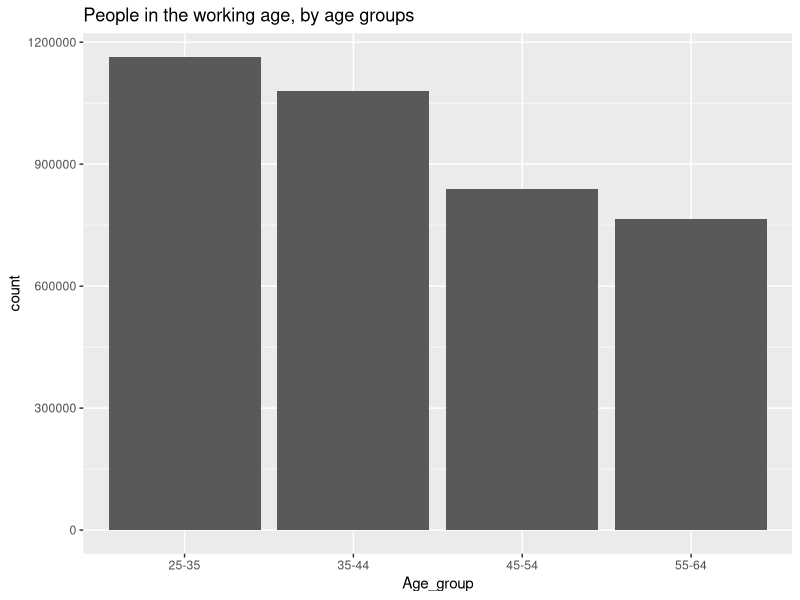
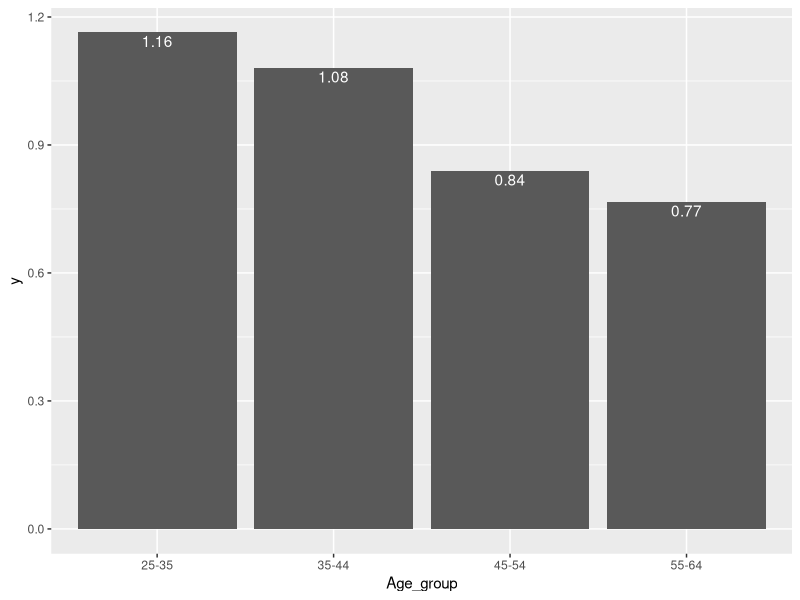
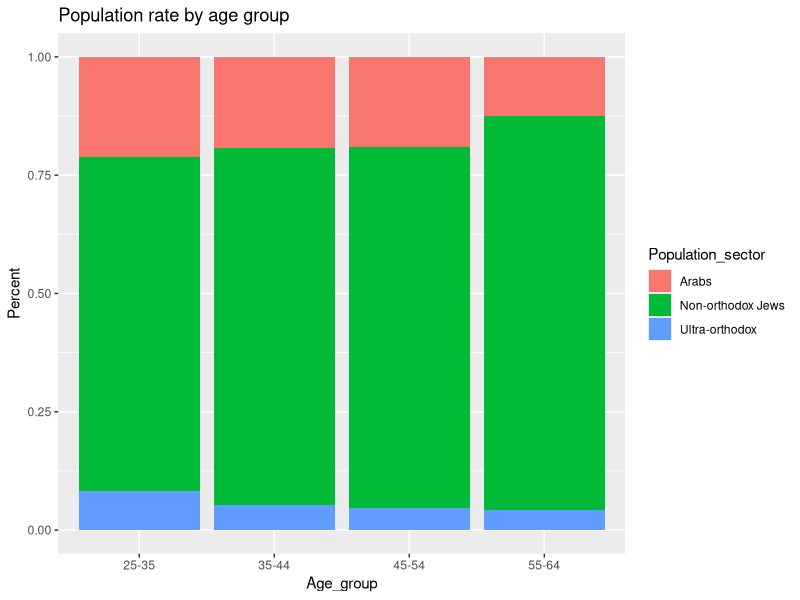
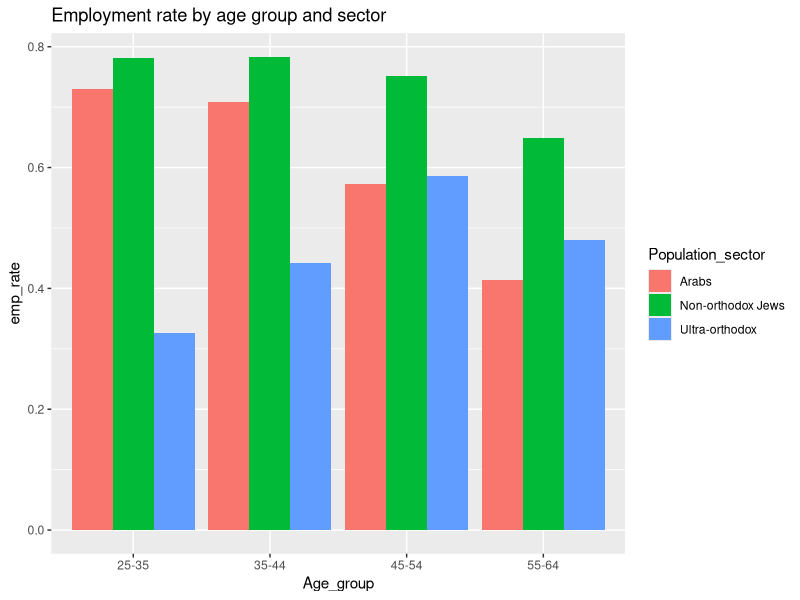
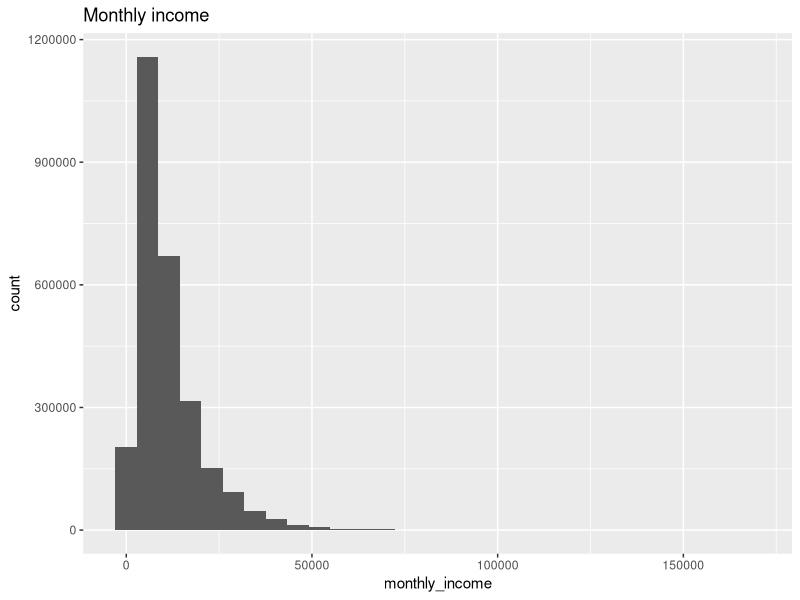
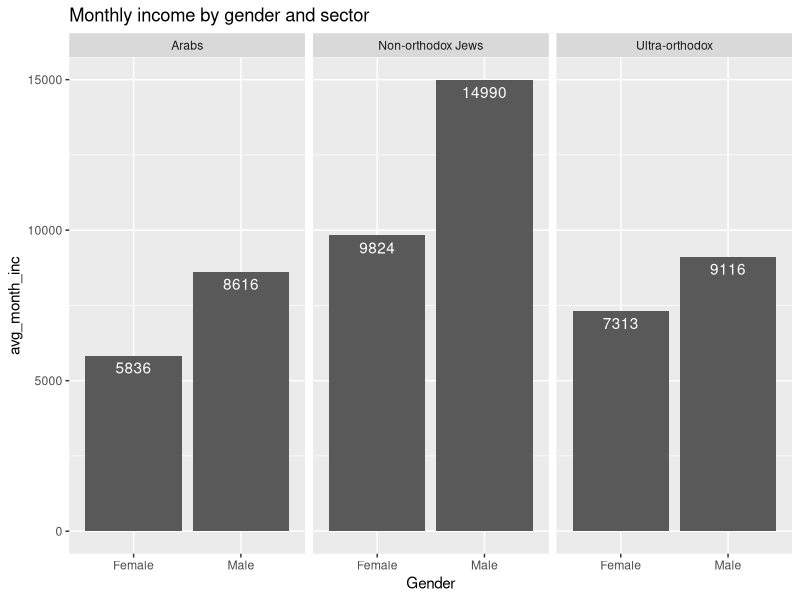
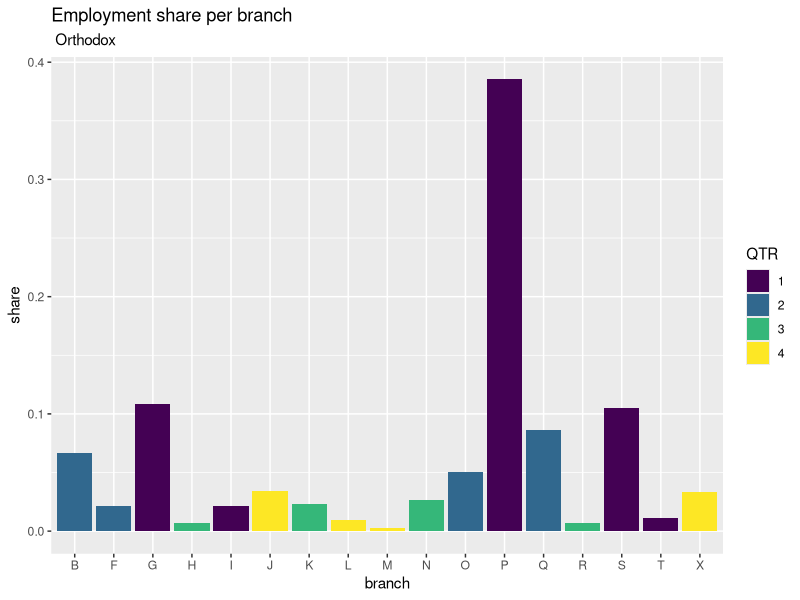
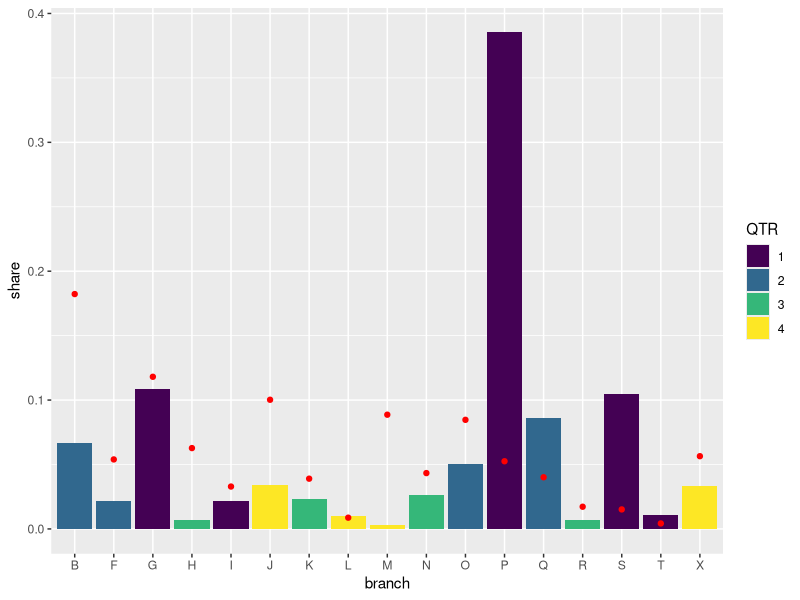

Reproduce these figures in R, in order.
library(tidyr)
library(readxl)
library(tidyverse)
setwd('../')


# ***** Q1 *****
df <- read_csv('Data/income_2017.csv') %>%
  filter(!Age_group %in% c('15-17', '18-24', '65+'))


# ***** Q2 *****
df <- df %>%
  mutate(Age_group = recode(Age_group,
                           '25-29'='25-35',
                           '30-34'='25-35',
                           '55-59'='55-64',
                           '60-64'='55-64')) %>%
  mutate(Age_group = factor(Age_group, levels = c('25-35',    
                                                  '35-44',    
                                                  '45-54',    
                                                  '55-64'), ordered = TRUE))
# ***** Q3 *****
df %>%
  ggplot(mapping = aes(x=Age_group, weight=weight)) +
  geom_bar() +
  ggtitle('People in the working age, by age groups')

age_pop <- df %>%
  summarize(sum(weight))
print(paste('There are', age_pop, 'people in the working age'))


# ***** Q4 *****

# We begin by creating the relevant y values

pop_share_by_ages <- df %>%
  group_by(Age_group) %>%
  summarize(sum(weight)/1000000)%>%
  pull()

pop_share_by_ages[1]
  
df %>%
  ggplot(mapping = aes(x=Age_group, weight=weight/1000000)) + 
  geom_bar() +
  annotate(geom = 'text',
           y=pop_share_by_ages[1] -0.02,
           x='25-35',
           label = round(pop_share_by_ages[1], digits = 2),
           color = 'white',) +
  
  annotate(geom = 'text',
           y=pop_share_by_ages[2] -0.02,
           x='35-44',
           label = round(pop_share_by_ages[2], digits = 2),
           color = 'white',) +
  
  annotate(geom = 'text',
           y=pop_share_by_ages[3] -0.02,
           x='45-54',
           label = round(pop_share_by_ages[3], digits = 2),
           color = 'white',) +
  
  annotate(geom = 'text',
           y=pop_share_by_ages[4] -0.02,
           x='55-64',
           label = round(pop_share_by_ages[4], digits = 2),
           color = 'white',)


# ***** Q5 *****
df %>%
  group_by(Population_sector) %>%
  ggplot(mapping = aes(x=Age_group, weight = weight, fill=Population_sector)) +
  geom_bar(position = 'fill') +
  ggtitle('Population rate by age group') +
  ylab('Percent')

# This is the calculation corresponding to the plot
df %>%
  group_by(Age_group) %>%
  mutate(pop_total = sum(weight)) %>%
  group_by(Population_sector, Age_group) %>%
  summarize(People = sum(weight), pop_total = first(pop_total)) %>%
  mutate(pop_share = People / pop_total) %>%
  select(Population_sector, Age_group, pop_share)


# ***** Q6 *****
df %>%
  filter(Gender == 'Male') %>%
  group_by(Age_group, Population_sector) %>%
  summarize(Employed ,emp_rate = weighted.mean(Employed == 1)) %>%
  ggplot(mapping = aes(x=Age_group, y=emp_rate, fill = Population_sector)) +
  geom_col(position = 'dodge') +
  ggtitle('Employment rate by age group and sector')
  


# ***** Q7 *****
#Filter data
df <- df %>%
  filter(!is.na(Hourly_wage), !is.na(Monthly_hours)) %>%
  mutate(monthly_income = Hourly_wage * Monthly_hours)

df %>%
  ggplot(mapping=aes(x=monthly_income, weight=weight)) +
  geom_histogram() +
  ggtitle('Monthly income')


# ***** Q8 *****
# Average monthly income, monthly working hours and hourly wage data frame
df %>%
  summarize(avg_month_inc = mean(monthly_income),
            avg_work_hrs = mean(Monthly_hours),
            avg_hourly_wage = mean(Hourly_wage))


# ***** Q9 *****

df %>%
  group_by(Gender, Population_sector) %>%
  summarize(avg_month_inc = round(weighted.mean(monthly_income,weight), digits = 0)) %>%
  ggplot(mapping = aes(x=Gender, y=avg_month_inc)) +
  geom_col() +
  facet_wrap(~ Population_sector) +
  geom_text(aes(label= avg_month_inc, vjust=1.5), color='white') +
  ggtitle('Monthly income by gender and sector')


# ***** Q10 *****
df <- df %>%
  filter(Gender == 'Male', Population_sector != 'Arabs')


# ***** Q11 *****
# The 'check_mean' column checks whether the result contradicts Q9.

orthodox.df <- df %>%
  filter(Population_sector == 'Ultra-orthodox') %>%
  mutate(all_weights =sum(weight)) %>%
  group_by(branch) %>%
  mutate(sector_sum = sum(weight)/all_weights) %>%
  summarize(share = first(sector_sum), monthly_income = weighted.mean(monthly_income, weight)) %>%
  mutate(check_mean = weighted.mean(monthly_income, share))


# ***** Q12 *****
orthodox.df <- orthodox.df %>%
  select(-4)


orthodox.df %>%
  mutate(QTR = ntile(monthly_income, 4)) %>%
  mutate(QTR = factor(QTR, levels = c(1,2,3,4), ordered = 'True')) %>%
  ggplot(mapping = aes(x=branch, y=share, fill=QTR)) +
  geom_col() +
  ggtitle('Employment share per branch', subtitle = ' Orthodox')



# ***** Q13 *****

non_ortho.df <- df %>%
  filter(Population_sector == 'Non-orthodox Jews', branch %in% orthodox.df$branch) %>%
  mutate(all_weights =sum(weight)) %>%
  group_by(branch) %>%
  mutate(sector_sum = sum(weight)/all_weights) %>%
  summarize(share = first(sector_sum), monthly_income = weighted.mean(monthly_income, weight))


# ***** Q14 *****
orthodox.df %>%
  mutate(QTR = ntile(monthly_income, 4)) %>%
  mutate(QTR = factor(QTR, levels = c(1,2,3,4), ordered = 'True')) %>%
  ggplot() +
  geom_col(mapping = aes(x=branch, y=share, fill=QTR)) +
  geom_point(mapping = aes(x=branch, y=non_ortho.df$share), color='red')
  ggtitle('Employment share per branch', subtitle = 'With dots marking non-orthodx share')

  
# ***** Q15 *****
orthodox.wage.plot <- orthodox.df %>%
    ggplot(mapping = aes(x=branch, y=monthly_income)) +
    geom_col() +
    geom_hline(yintercept = weighted.mean(orthodox.df$monthly_income, orthodox.df$share),
               color='red') +
    ggtitle('Average monthly income per branch', subtitle = 'Orthodox')


# ***** Q16 *****
improved_wage <- orthodox.df %>%
  inner_join(non_ortho.df, by='branch') %>%
  summarize(weighted.mean(monthly_income.x, share.y))%>%
  pull()
  


# ***** Q17 *****
orthodox.wage.plot +
  geom_hline(yintercept = improved_wage, color = 'green') +
  annotate(geom = 'text',
           y = improved_wage + 700,
           x = 0.5,
           hjust = 0,
           label = 'Improved',
           color = 'green') +
  
  annotate(geom = 'text',
           y = weighted.mean(orthodox.df$monthly_income, orthodox.df$share) + 700,
           x = 0.5,
           hjust = 0,
           label = 'Today',
           color = 'red')
  
  